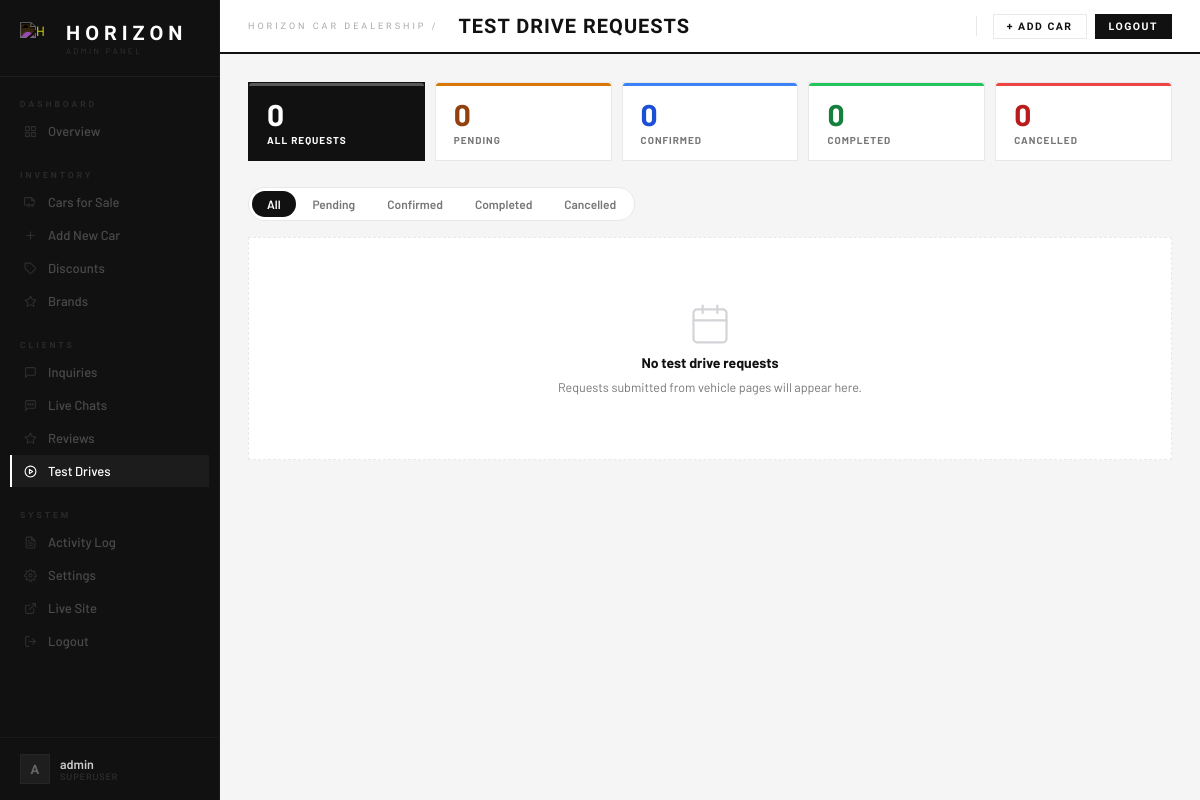
The app's page /admin-panel/test-drives/ (signed in), older data.
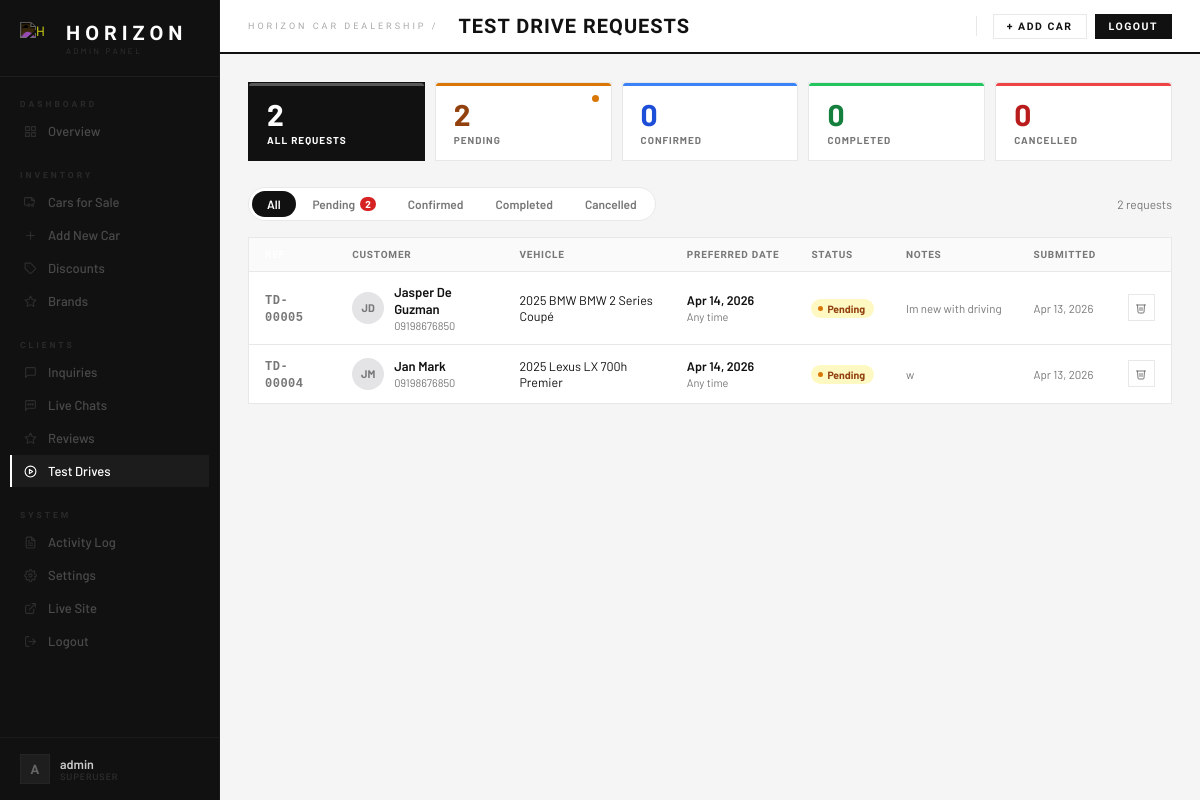
The same page, newer data.
### horizon/models.py (models this page shows, shortened)
class TestDriveRequest(models.Model):
    STATUS_CHOICES = [
        ('pending',   'Pending'),
        ('confirmed', 'Confirmed'),
        ('cancelled', 'Cancelled'),
        ('completed', 'Completed'),
    ]
    car          = models.ForeignKey('Car', on_delete=models.SET_NULL, null=True, blank=True, related_name='test_drives')
    first_name   = models.CharField(max_length=50)
    last_name    = models.CharField(max_length=50, blank=True)
    phone        = models.CharField(max_length=20)
    preferred_date = models.DateField()
    preferred_time = models.CharField(max_length=10, blank=True)
    notes        = models.TextField(blank=True)
    status       = models.CharField(max_length=15, choices=STATUS_CHOICES, default='pending')
    admin_notes  = models.TextField(blank=True)
    is_read      = models.BooleanField(default=False)
    created_at   = models.DateTimeField(auto_now_add=True)
    class Meta:
        ordering = ['-created_at']
    @property
    def full_name(self):
        return f"{self.first_name} {self.last_name}".strip()
    @property
    def ref_number(self):
        return f"TD-{self.pk:05d}"

class Car(models.Model):
    LISTING_CHOICES = [('sale', 'For Sale')]
    STATUS_CHOICES  = [('available', 'Available'), ('reserved', 'Reserved'), ('sold', 'Sold')]
    TRANSMISSION_CHOICES = [('automatic', 'Automatic'), ('manual', 'Manual'), ('cvt', 'CVT')]
    FUEL_CHOICES = [('gasoline', 'Gasoline'), ('diesel', 'Diesel'), ('electric', 'Electric'), ('hybrid', 'Hybrid')]
    brand        = models.ForeignKey(Brand, on_delete=models.PROTECT, null=True, blank=True)
    model        = models.CharField(max_length=100)
    year         = models.IntegerField()
    category     = models.ForeignKey(Category, on_delete=models.PROTECT, null=True, blank=True)
    listing_type = models.CharField(max_length=10, choices=LISTING_CHOICES, default='sale')
    sale_price   = models.DecimalField(max_digits=12, decimal_places=2, null=True, blank=True)
    status       = models.CharField(max_length=20, choices=STATUS_CHOICES, default='available')
    mileage      = models.IntegerField(null=True, blank=True)
    transmission = models.CharField(max_length=20, choices=TRANSMISSION_CHOICES, default='automatic')
    fuel_type    = models.CharField(max_length=20, choices=FUEL_CHOICES, default='gasoline')
    color        = models.CharField(max_length=50, blank=True)
    plate_number = models.CharField(max_length=20, blank=True)
    description  = models.TextField(blank=True)
    photo   = models.ImageField(upload_to='cars/', null=True, blank=True)
    photo_2 = models.ImageField(upload_to='cars/', null=True, blank=True)
    photo_3 = models.ImageField(upload_to='cars/', null=True, blank=True)
    photo_4 = models.ImageField(upload_to='cars/', null=True, blank=True)
    discount_percent = models.DecimalField(max_digits=5, decimal_places=2, null=True, blank=True)
    discount_label   = models.CharField(max_length=60, blank=True)
    created_at       = models.DateTimeField(auto_now_add=True)
    view_count       = models.PositiveIntegerField(default=0)
    def get_brand_display(self):
        return self.brand.name if self.brand else '—'

class Brand(models.Model):
    name = models.CharField(max_length=80, unique=True)
    slug = models.SlugField(max_length=80, unique=True, blank=True)
    logo = models.ImageField(upload_to='brands/', blank=True, null=True)
    class Meta:
        ordering = ['name']

### horizon/views.py (the view)
# urls.py: path('admin-panel/test-drives/',                    views.admin_test_drives,        name='admin_test_drives'),
@login_required
def admin_test_drives(request):
    TestDriveRequest.objects.filter(is_read=False).update(is_read=True)
    status_filter = request.GET.get('status', 'all')
    qs = TestDriveRequest.objects.select_related('car')
    if status_filter in ('pending', 'confirmed', 'cancelled', 'completed'):
        qs = qs.filter(status=status_filter)
    counts = {
        'total':     TestDriveRequest.objects.count(),
        'pending':   TestDriveRequest.objects.filter(status='pending').count(),
        'confirmed': TestDriveRequest.objects.filter(status='confirmed').count(),
        'completed': TestDriveRequest.objects.filter(status='completed').count(),
        'cancelled': TestDriveRequest.objects.filter(status='cancelled').count(),
    }
    return render(request, 'horizon/admin_test_drives.html', {
        'requests': qs,
        'status_filter': status_filter,
        'counts': counts,
    })

### horizon/context_processors.py (called while the page is built)
def dealership_settings(request):
    return {'dealership_settings': DealershipSettings.get()}

def pending_test_drives(request):
    try:
        count = TestDriveRequest.objects.filter(is_read=False).count()
    except Exception:
        count = 0
    return {'sb_pending_test_drives': count}

### horizon/models.py (called while the page is built)
    @classmethod
    def get(cls):
        obj, _ = cls.objects.get_or_create(pk=1)
        return obj

### horizon/templates/horizon/admin_test_drives.html (shortened to what the changed rows need)
{% extends 'horizon/admin_base.html' %}
{% block admin_content %}
<div class="td-kpi-row">
  <a href="?status=all" class="td-kpi {% if status_filter == 'all' %}td-kpi-active{% endif %}">
    <span class="td-kpi-num">{{ counts.total }}</span>
    <span class="td-kpi-lbl">All Requests</span>
  </a>
  <a href="?status=pending" class="td-kpi td-kpi-amber {% if status_filter == 'pending' %}td-kpi-active{% endif %}">
    {% if counts.pending %}<span class="td-kpi-live"></span>{% endif %}
    <span class="td-kpi-num">{{ counts.pending }}</span>
    <span class="td-kpi-lbl">Pending</span>
  </a>
</div>
<div class="td-toolbar">
  <div class="td-filter-tabs">
    <a href="?status=all"       class="td-ftab {% if status_filter == 'all' %}on{% endif %}">All</a>
    <a href="?status=pending"   class="td-ftab {% if status_filter == 'pending' %}on{% endif %}">
      Pending{% if counts.pending %} <em>{{ counts.pending }}</em>{% endif %}
    </a>
    <a href="?status=confirmed" class="td-ftab {% if status_filter == 'confirmed' %}on{% endif %}">Confirmed</a>
    <a href="?status=completed" class="td-ftab {% if status_filter == 'completed' %}on{% endif %}">Completed</a>
    <a href="?status=cancelled" class="td-ftab {% if status_filter == 'cancelled' %}on{% endif %}">Cancelled</a>
  </div>
  {% if requests %}
  <span class="td-result-count">{{ requests|length }} request{{ requests|length|pluralize }}</span>
  {% endif %}
</div>
{% if requests %}
<div class="td-table-wrap">
  <table class="td-table">
    <thead>
      <tr>
        <th>Ref</th>
        <th>Customer</th>
        <th>Vehicle</th>
        <th>Preferred Date</th>
        <th>Status</th>
        <th>Notes</th>
        <th>Submitted</th>
        <th></th>
      </tr>
    </thead>
    <tbody>
      {% for td in requests %}
      <tr onclick="tdOpenDrawer({{ td.pk }})">
        <td><span class="td-ref">{{ td.ref_number }}</span></td>
        <td>
          <div class="td-name-cell">
            <div class="td-avatar">{{ td.first_name|first|upper }}{{ td.last_name|first|upper }}</div>
            <div>
              <div class="td-name">{{ td.full_name }}</div>
              <div class="td-phone">{{ td.phone }}</div>
            </div>
          </div>
        </td>
        <td>
          {% if td.car %}
            <div class="td-car">{{ td.car.year }} {{ td.car.get_brand_display }} {{ td.car.model }}</div>
          {% else %}
            <span class="td-car-none">Not specified</span>
          {% endif %}
        </td>
        <td>
          <div class="td-date">{{ td.preferred_date|date:"M j, Y" }}</div>
          <div class="td-time">{% if td.preferred_time %}{{ td.preferred_time }}{% else %}Any time{% endif %}</div>
        </td>
        <td>
          <span class="td-pill td-pill-{{ td.status }}">{{ td.get_status_display }}</span>
        </td>
        <td>
          {% if td.notes %}
            <span class="td-notes-preview" title="{{ td.notes }}">{{ td.notes }}</span>
          {% else %}
            <span class="td-notes-none">—</span>
          {% endif %}
        </td>
        <td style="font-size:11.5px;color:var(--muted);white-space:nowrap;">{{ td.created_at|date:"M j, Y" }}</td>
        <td onclick="event.stopPropagation()">
          <div class="td-actions">
            <button class="td-act-btn td-act-btn-icon td-act-btn-del"
              onclick="tdConfirmDelete({{ td.pk }}, '{{ td.ref_number }}')" title="Delete">
              <svg width="12" height="12" viewBox="0 0 24 24" fill="none" stroke="currentColor" stroke-width="2" stroke-linecap="round" stroke-linejoin="round"><polyline points="3 6 5 6 21 6"/><path d="M19 6l-1 14a2 2 0 0 1-2 2H8a2 2 0 0 1-2-2L5 6"/><path d="M10 11v6"/><path d="M14 11v6"/></svg>
            </button>
          </div>
        </td>
      </tr>
      {% endfor %}
    </tbody>
  </table>
</div>
{% else %}
<div class="td-empty">
  <svg width="44" height="44" viewBox="0 0 24 24" fill="none" stroke="#d4d4d8" stroke-width="1.2" stroke-linecap="round" stroke-linejoin="round"><rect x="3" y="4" width="18" height="18" rx="2"/><line x1="16" y1="2" x2="16" y2="6"/><line x1="8" y1="2" x2="8" y2="6"/><line x1="3" y1="10" x2="21" y2="10"/></svg>
  <div class="td-empty-title">No test drive requests{% if status_filter != 'all' %} with this status{% endif %}</div>
  <div class="td-empty-sub">{% if status_filter != 'all' %}Try a different filter above.{% else %}Requests submitted from vehicle pages will appear here.{% endif %}</div>
</div>
{% endif %}
{% endblock %}

Row changes from the older to the newer data that the page shows:
added TestDriveRequest: ref_number "TD-00005", first_name|first "J", last_name|first "D", full_name "Jasper De Guzman", phone "09198676850", car.year "2025", car.brand "BMW", car.model "BMW 2 Series Coupé", preferred_date "Apr 14, 2026", preferred_time "Any time", status "Pending", notes "Im new with driving", created_at "Apr 13, 2026"
added TestDriveRequest: ref_number "TD-00004", first_name|first "J", last_name|first "M", full_name "Jan Mark", phone "09198676850", car.year "2025", car.brand "Lexus", car.model "LX 700h Premier", preferred_date "Apr 14, 2026", preferred_time "Any time", status "Pending", notes "w", created_at "Apr 13, 2026"
Text that changed along with them:
{{ counts.total }}: "0" → "2"
{{ counts.pending }}: "0" → "2"
{{ counts.pending }}: (not shown) → "2"
{{ requests|length }}: (not shown) → "2"
text no longer shown: "No test drive requests Requests submitted from vehicle pages will appear here."
text now shown: "request CUSTOMER VEHICLE PREFERRED DATE STATUS NOTES SUBMITTED"
